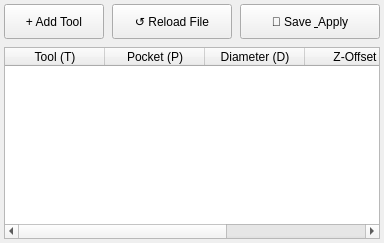
        <widget class="QWidget" name="tab_tool">
         <attribute name="title">
          <string />
         </attribute>
         <layout class="QVBoxLayout">
          <property name="spacing">
           <number>8</number>
          </property>
          <property name="margin" stdset="0">
           <number>4</number>
          </property>
          <item>
           <layout class="QHBoxLayout">
            <item>
             <widget class="QPushButton" name="btn_add_tool">
              <property name="minimumSize">
               <size>
                <width>100</width>
                <height>35</height>
               </size>
              </property>
              <property name="text">
               <string>+ Add Tool</string>
              </property>
             </widget>
            </item>
            <item>
             <spacer>
              <property name="orientation">
               <enum>Qt::Orientation::Horizontal</enum>
              </property>
              <property name="sizeHint" stdset="0">
               <size>
                <width>0</width>
                <height>0</height>
               </size>
              </property>
             </spacer>
            </item>
            <item>
             <widget class="QPushButton" name="btn_reload_tools">
              <property name="minimumSize">
               <size>
                <width>120</width>
                <height>35</height>
               </size>
              </property>
              <property name="text">
               <string>↺ Reload File</string>
              </property>
             </widget>
            </item>
            <item>
             <widget class="QPushButton" name="btn_save_tools">
              <property name="minimumSize">
               <size>
                <width>140</width>
                <height>35</height>
               </size>
              </property>
              <property name="text">
               <string>💾 Save &amp; Apply</string>
              </property>
             </widget>
            </item>
           </layout>
          </item>
          <item>
           <widget class="QTableWidget" name="toolTable">
            <column>
             <property name="text">
              <string>Tool (T)</string>
             </property>
            </column>
            <column>
             <property name="text">
              <string>Pocket (P)</string>
             </property>
            </column>
            <column>
             <property name="text">
              <string>Diameter (D)</string>
             </property>
            </column>
            <column>
             <property name="text">
              <string>Z-Offset</string>
             </property>
            </column>
            <column>
             <property name="text">
              <string>Description</string>
             </property>
            </column>
           </widget>
          </item>
         </layout>
        </widget>
